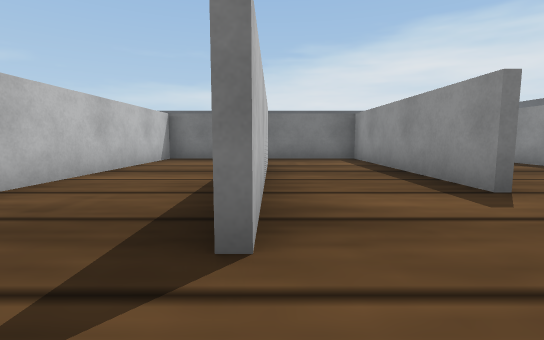
View 1 (above)

18 first-person views from a walk through a world built for the Webots simulator. The camera is 0.03 m above the floor, tilts 6° down and sees 85° across. The floor is counted in squares, 0.05 m on a side. Each view is taken from the middle of a square. On the plan, view 1 faces up. The plan holds only what a view shows up to about 9 squares ahead; the rest is blank. The place goes on beyond the plan. Robots are left out. Webots' stock objects and surfaces are drawn as simple stand-ins.

View 2
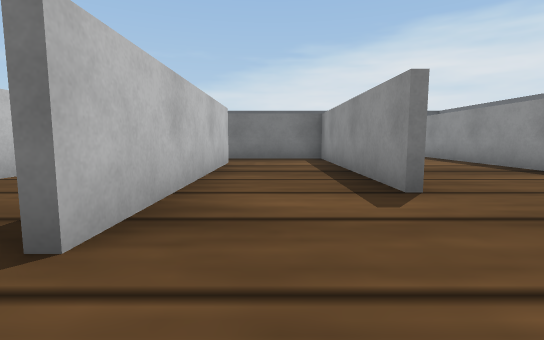

View 3
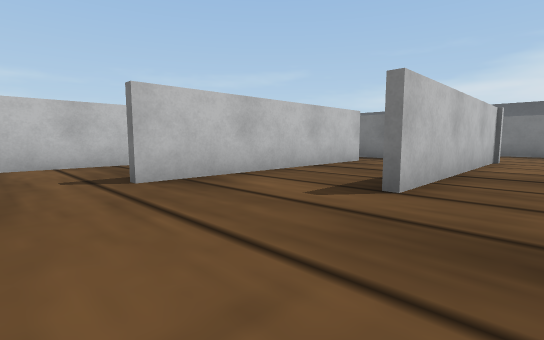

View 4
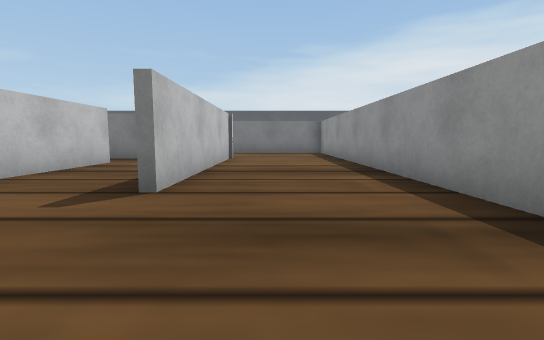

View 5
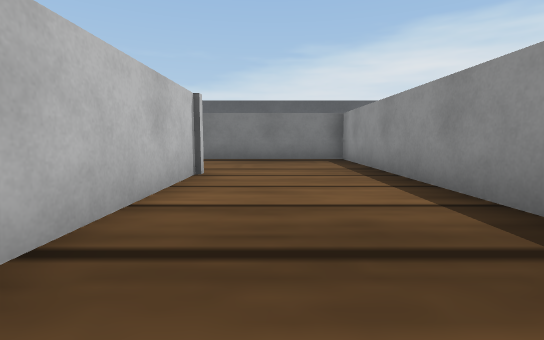

View 6
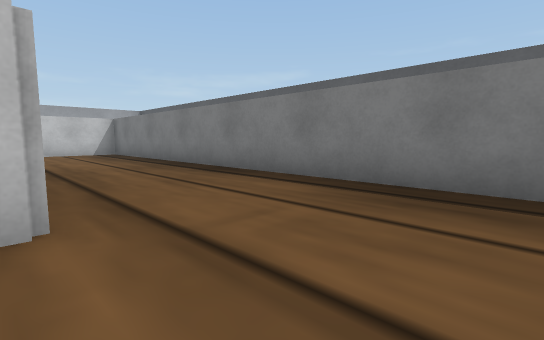

View 7
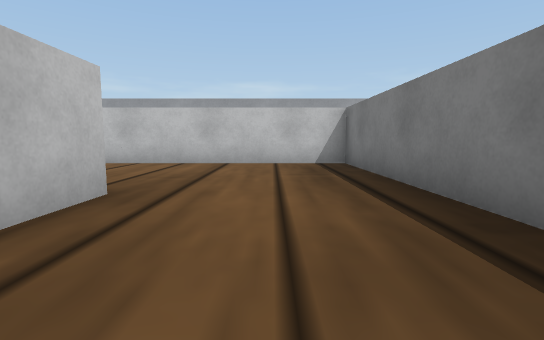

View 8
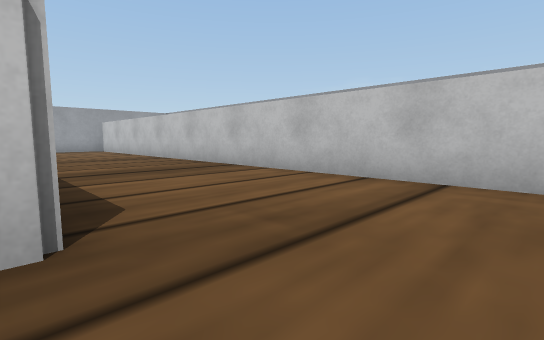

View 9
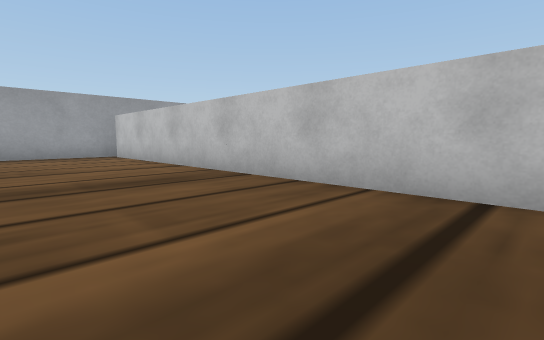

View 10
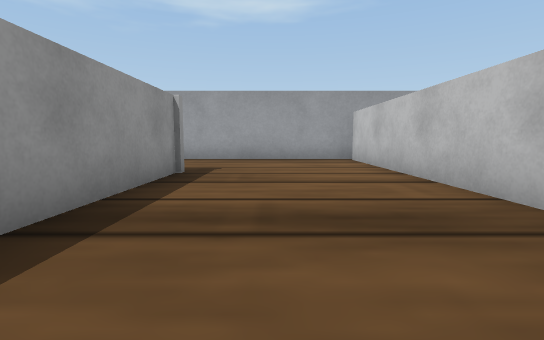

View 11
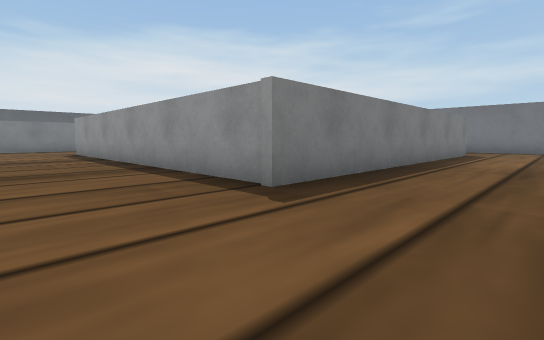

View 12
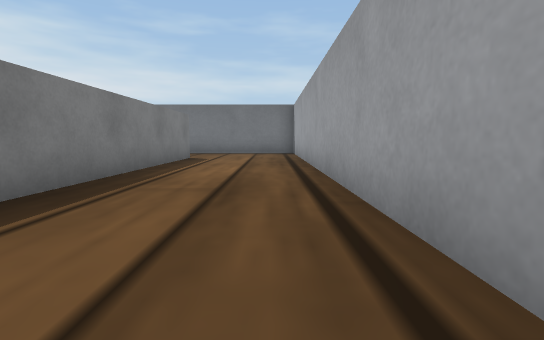

View 13
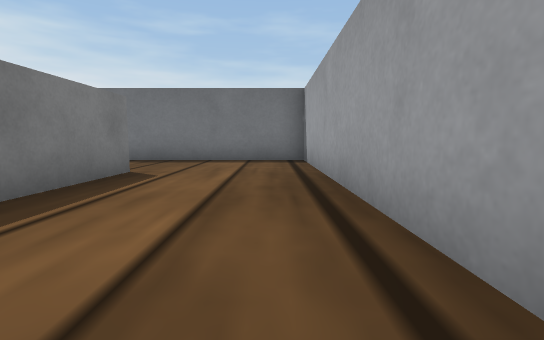

View 14
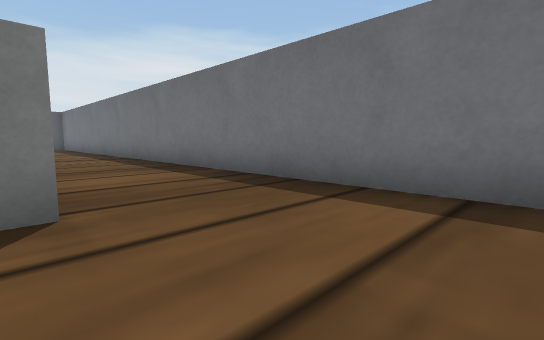

View 15
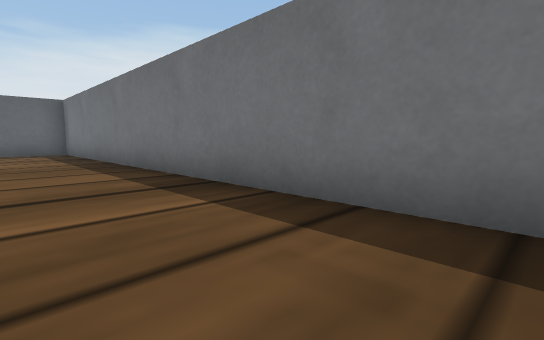

View 16
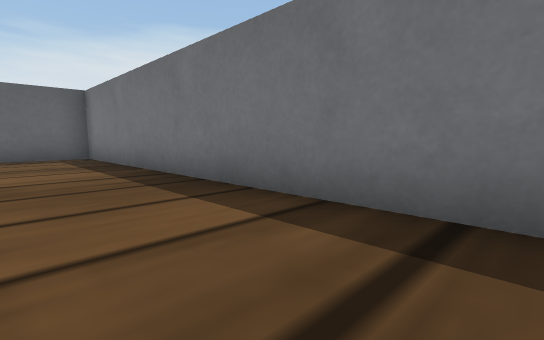

View 17
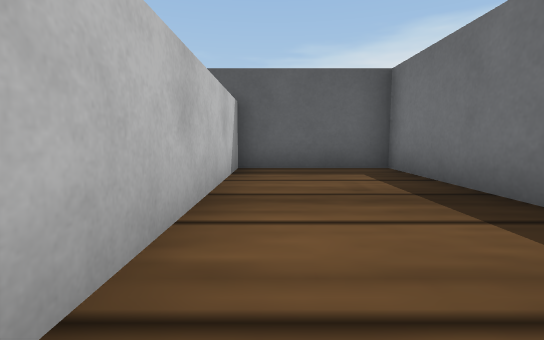

View 18
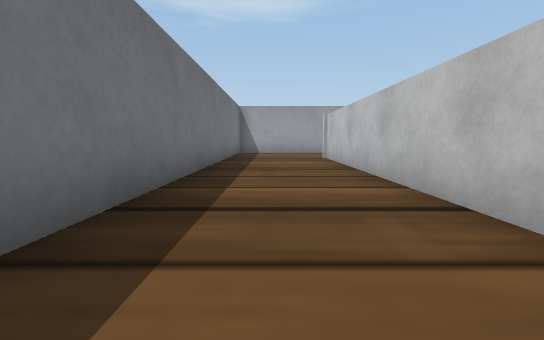

### Floor plan
Points are (right, up) in squares from view 1. A wall is a line through its corners. A room is listed if a view was taken in it or the views show most of it. See-through windows are left out.
Room 1 (views 1, 2)
walls: (2.5, 3.2) (2.5, 9); (-0.1, 7.6) (-0.1, 1.4); (2.9, 9) (-3.1, 9) (-3.1, 0.2)
ways out: opening at (3, 1.5) to room 2
Room 2 (views 3, 4, 5, 6, 7, 8, 9, 10, 11, 12, 13, 14, 15, 16, 17, 18)
walls: (6.1, 2.2) (6.1, 12.8) (-7.3, 12.8) (-7.3, -4.5); (6.3, 6.2) (6.3, -1.1); (6.5, -1.4) (-3.3, -1.4) (-3.3, 6.2); (2.7, 9.4) (2.7, 3.2); (-3.4, 9.2) (-1.9, 9.2); (-7.5, -4.9) (9.4, -4.9) (9.4, 15.1) (6.3, 15.1) (6.3, 9.6)
ways out: opening at (3, 1.5) to room 1

Positions as (right, up) in squares from view 1, and headings:
1: (0, 0), facing up
2: (1, 0), facing up
3: (4, 0), facing up-left
4: (4, 0), facing up
5: (4, 4), facing up
6: (5, 9), facing up-left
7: (0, 11), facing left
8: (-3, 11), facing down-left
9: (-4, 6), facing down-left
10: (-5, 4), facing down
11: (-6, -4), facing up-right
12: (-3, -4), facing right
13: (1, -4), facing right
14: (6, -4), facing up-right
15: (7, 2), facing up-right
16: (7, 5), facing up-right
17: (7, 9), facing up
18: (8, 8), facing down
